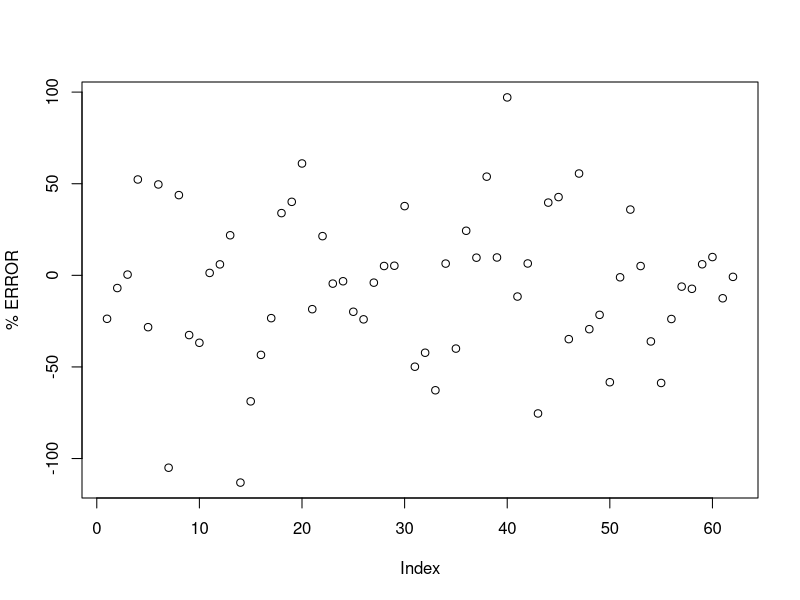
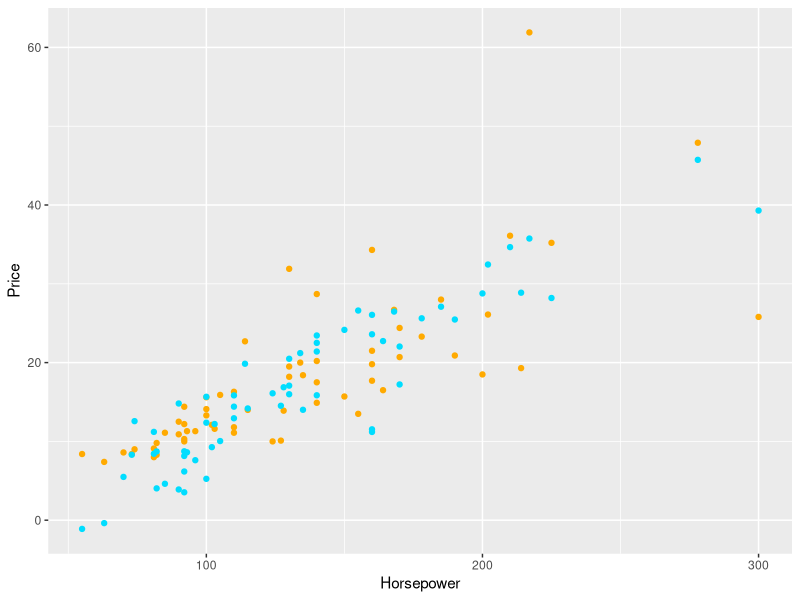
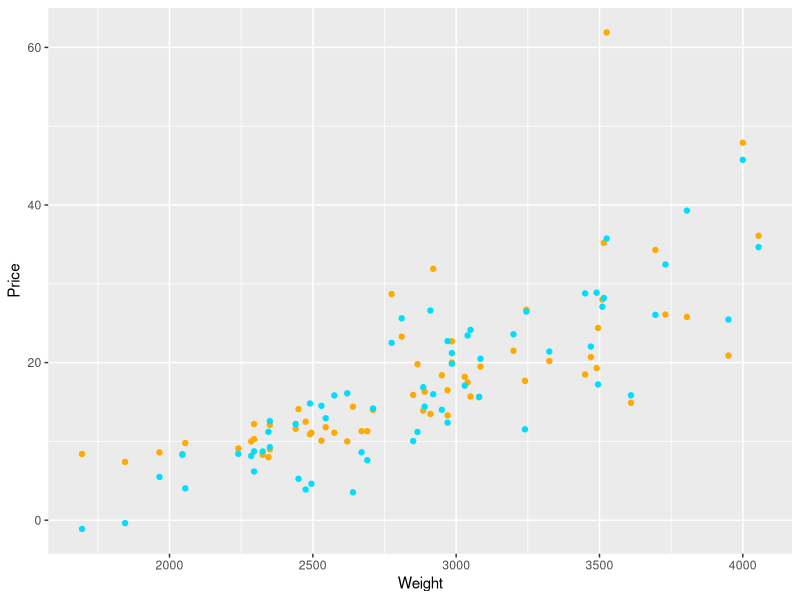
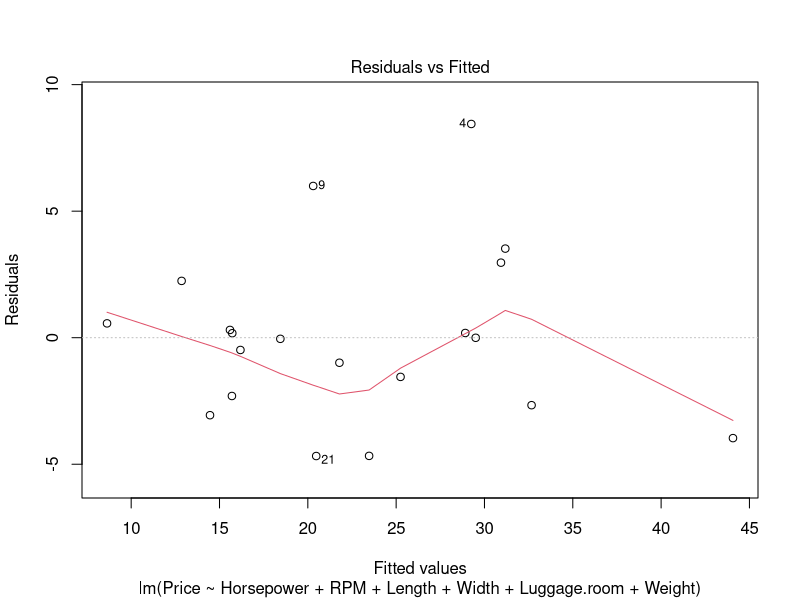
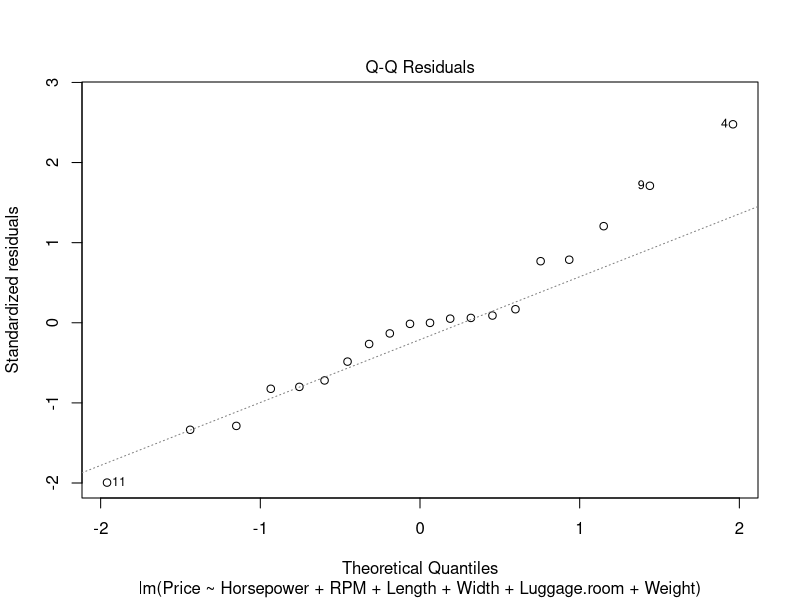
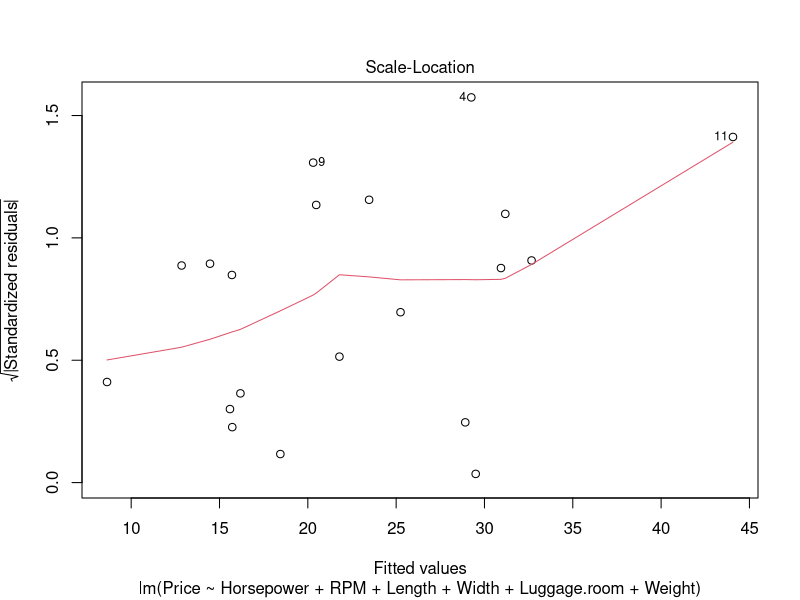
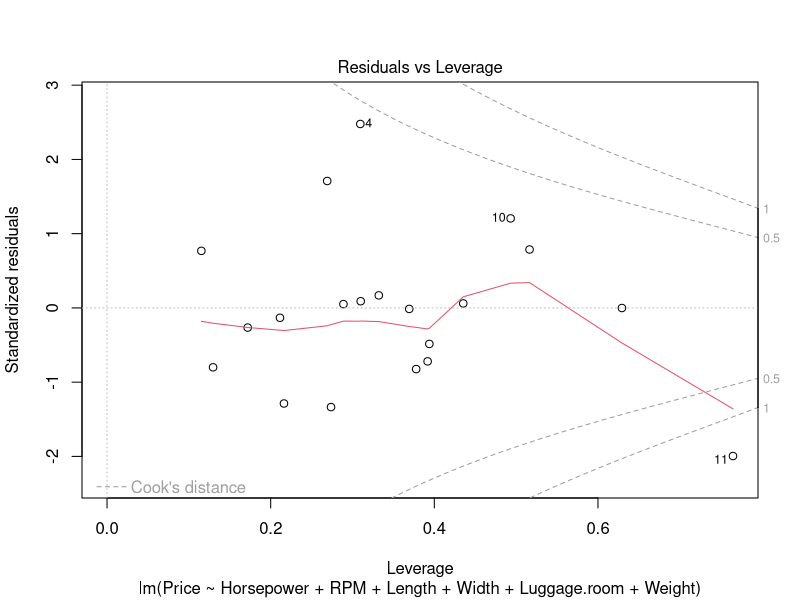

Reproduce these figures in R, in order.
###Initialization
library(MASS)
library(dplyr)
library(ggplot2)
rsq <- function (x, y) cor(x, y) ^ 2
data("Cars93")

###Data preparation
dat=select(Cars93,Price,Horsepower,RPM,Length,Width,Luggage.room,Weight)
dat=na.omit(dat)
train_dat=dat[1:20,]
test_dat=dat[21:nrow(dat),]

###Setup linear model
mod=lm(Price~Horsepower+RPM+Length+Width+Luggage.room+Weight,train_dat)

###See how the model performs with test_dat
cat("The linear model characteristics: \n")
print(mod)
cat("\n")

a=coef(mod)
real=test_dat$Price
test_dat=mutate(test_dat[,-1],
      predicted = a["(Intercept)"]+a["Horsepower"]*Horsepower+
       a["RPM"]*RPM+a["Length"]*Length+
       a["Width"]*Width+a["Luggage.room"]*Luggage.room+
       a["Weight"]*Weight)

test_dat$reality=real


###calculate R^2 for the model
cat("R squared is: \n")
cat(rsq(test_dat$predicted,test_dat$reality))
cat("\n")

###Save plots as PDF
pdf("Linear_Model_Results.pdf")

###ERROR=?
plot((test_dat$predicted-test_dat$reality)*100/test_dat$reality,ylab = "% ERROR")

###Horsepower vs price(predictions and reality)
ggplot(test_dat)+
  geom_point(aes(x=Horsepower,y=reality)
                            ,color="#FFAA00") +
  geom_point(aes(x=Horsepower,y=predicted)
                            ,color="#00DDFF") +ylab("Price")

###Weight vs price(predictions and reality)
ggplot(test_dat)+
  geom_point(aes(x=Weight,y=reality)
             ,color="#FFAA00") +
  geom_point(aes(x=Weight,y=predicted)
             ,color="#00DDFF") +ylab("Price")

plot(mod)

dev.off()
